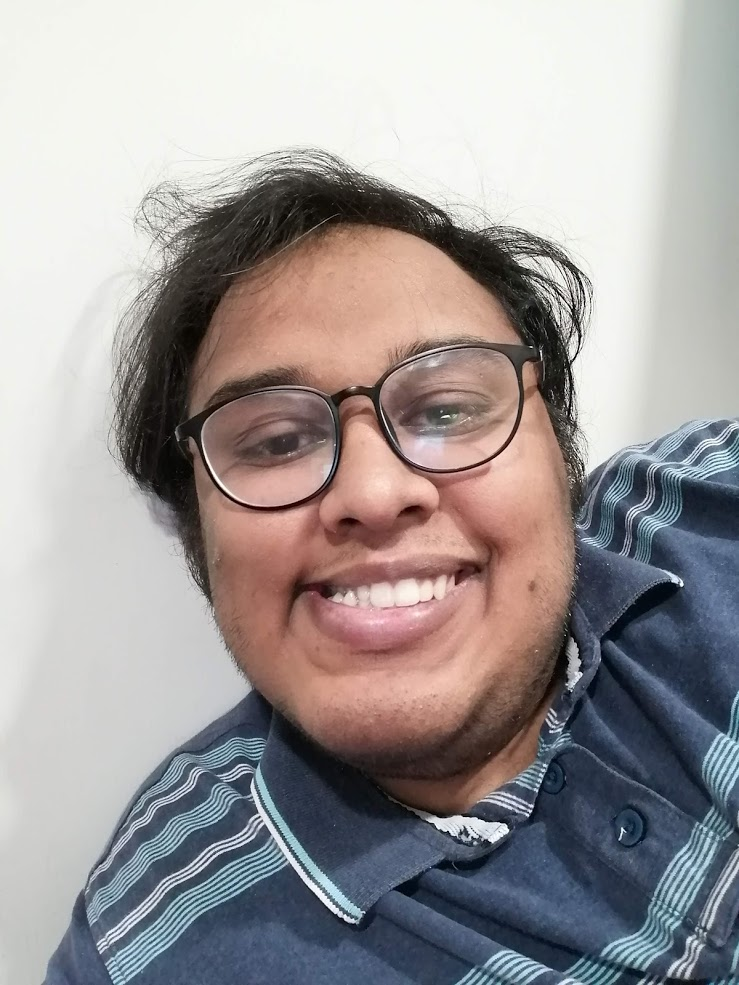
#> input picture 20100004_A3/img.jpg, 739 x 985 px
$ jupyter execute PART1.ipynb   (shell and % lines are left out)
#> lines starting #> are read from the running program, lines starting #| are printed output that depends on the picture; after the words box and inside, x2 and y2 are one past the last pixel; in counts of white or black regions, pixels touching at a corner belong together
## Computer Vision(CS 436, CS5310, EE513) Programming Assignment#3 Part#1

 Currently there are lots of professional cartoonizer applications available in the market but most of the them are not freeware, you don't need powerful rendering software or even years of experience to develop such an application(as you will see in this assignment) All you need is essentially a bilateral filter and some edge detection. You are allowed to use opencv for this assigment

 Step#1
 In this step we will be applying a bilateral filter on our input image. A bilateral filter is used for smoothening images and reducing noise, while preserving edges, because a bilateral filter smooths flat regions while keeping edges sharp, it is ideally suited to convert an RGB image into a cartoon. Unfortunately, bilateral filters are orders of magnitudes slower than other smoothing operators (e.g., Gaussian blur). Thus, if speed is important, it might be a good idea to operate on a down-scaled version of the original image first and then upscale it afterwards.

[cell 1]
#required imports
import matplotlib
from mpl_toolkits import mplot3d
from matplotlib import pyplot as plt
from matplotlib import cm
from matplotlib import image as mpimg
from matplotlib.pyplot import figure
import cv2
import numpy as np

[cell 2]
#TO DO
#step 1
#Use bilateral filter for edge-aware smoothing.


num_down = 5 # number of downsampling steps
num_bilateral = 5  # number of bilateral filtering steps

img = mpimg.imread("img.jpg")
#> img is the input picture: shape (985, 739, 3); mean R, G, B 158.7, 153.2, 153.4

img1 = img
# downsample image using Gaussian pyramid(see opencv 'pyrDown()' function)

for i in range(num_down):
    img1 = cv2.pyrDown(img1)
#> this loop made 5 passes
#> pass 2, `img1 = cv2.pyrDown(img1)`:
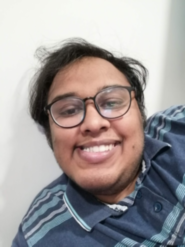
#> img1: shape (247, 185, 3); mean R, G, B 158.9, 153.4, 153.6
#> pass 3, `img1 = cv2.pyrDown(img1)`:
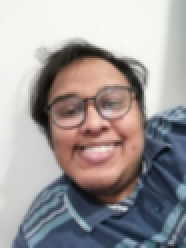
#> img1: shape (124, 93, 3) (shown 2 times larger); mean R, G, B 159, 153.7, 153.9
#> after the loop:
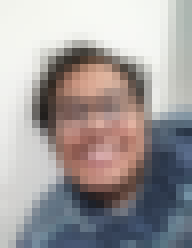
#> img1: shape (31, 24, 3) (shown 8 times larger); mean R, G, B 161.4, 156.3, 156.3
plt.imshow(img1)
# repeatedly apply small bilateral filter instead of
# applying one large filter
for i in range(num_bilateral):
    img1 = cv2.bilateralFilter(img1,d=9,sigmaColor=10,sigmaSpace=10) #9 is recommended for d from the documentation
for i in range(num_down):
    img1 = cv2.pyrUp(img1)
#> this loop made 5 passes
#> pass 1, `img1 = cv2.pyrUp(img1)`:
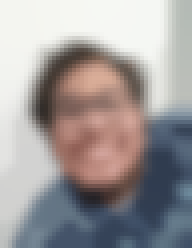
#> img1: shape (62, 48, 3) (shown 4 times larger); mean R, G, B 159.5, 154.6, 154.9
#> pass 3, `img1 = cv2.pyrUp(img1)`:
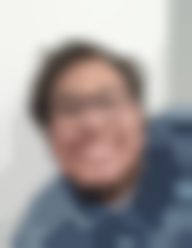
#> img1: shape (248, 192, 3); mean R, G, B 157.9, 153.1, 153.7
plt.imshow(img1)

# upsample image to original size (see opencv 'pyrUp()' function)

 Step#2
 In this step we will blur the original image. This is considered as a pre-processing step before we move on towards the edge detection step. We will apply a median filter on the image, which replaces each pixel value with the median value of all the pixels in a small neighborhood.

[cell 3]
#TO DO
#step 2
# convert to grayscale and apply median blur
grayImg = cv2.cvtColor(img,cv2.COLOR_RGB2GRAY)
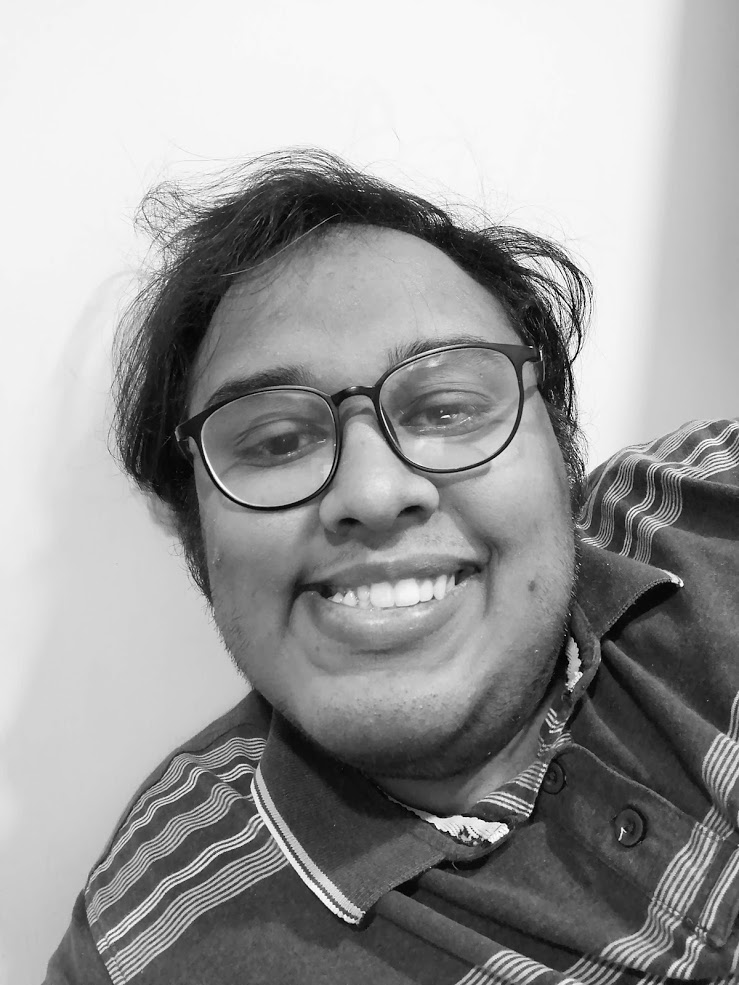
#> grayImg: shape (985, 739); min 0, max 255, mean 154.9
blurImg = cv2.medianBlur(grayImg,5)
plt.imshow(blurImg)

## Step#3

### In this step we will create an edge mask from the output produced in step#2 using adaptive thresholding

[cell 4]
#TO DO
#step 3
# detect and enhance edges(see opencv 'adaptiveThreshold()' function)
imgEdge = cv2.adaptiveThreshold(blurImg, 255,cv2.ADAPTIVE_THRESH_MEAN_C,cv2.THRESH_BINARY,blockSize=9,C=2)
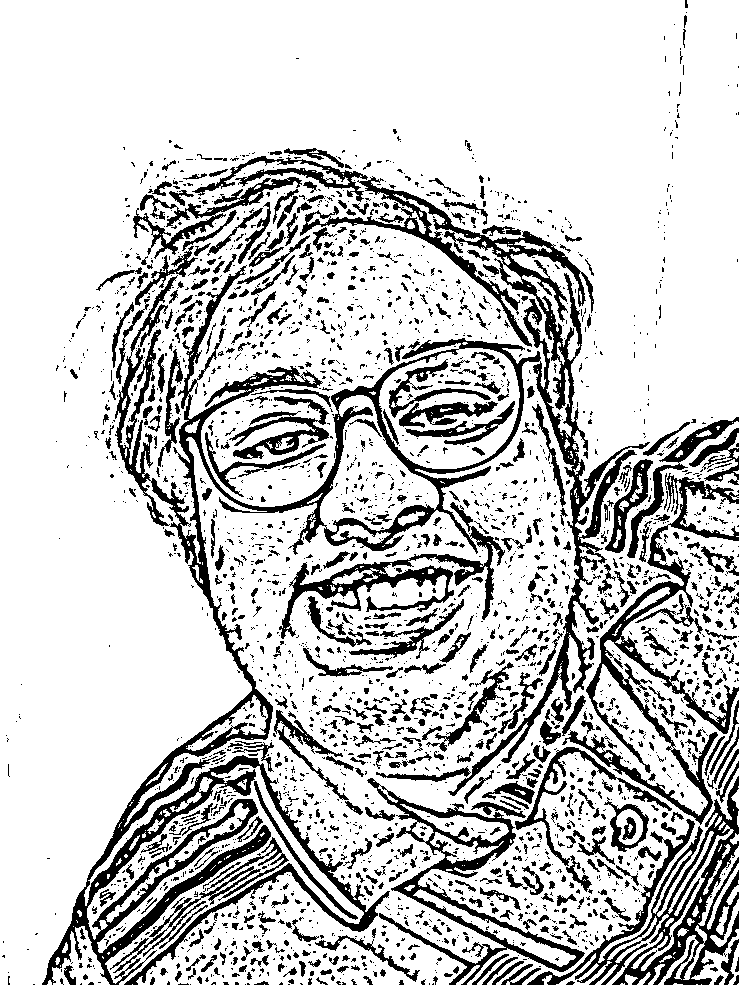
#> imgEdge: shape (985, 739); 79.4% white; 2784 black regions (2147 under 20 px), largest, box (x1, y1, x2, y2) and area: (42, 176, 650, 985) 52100, (527, 776, 739, 985) 9714, (562, 473, 739, 825) 8194
#Any value except 0 produces same result
plt.imshow(imgEdge)

## Final Step

### In this step we will combine the output produced in step#1 and step#3 using a bitwise and operator to produce our final output.(Note: You need to convert output from step#3 to color first)

[cell 5]
#TO DO
#Final Step
# convert back to color, bit-AND with color image
imgEdgeRGB = cv2.cvtColor(imgEdge, cv2.COLOR_GRAY2RGB)
imgEdgeRGB = cv2.resize(imgEdgeRGB,(img1.shape[1],img1.shape[0]))#Resizing the edges to the size of img1
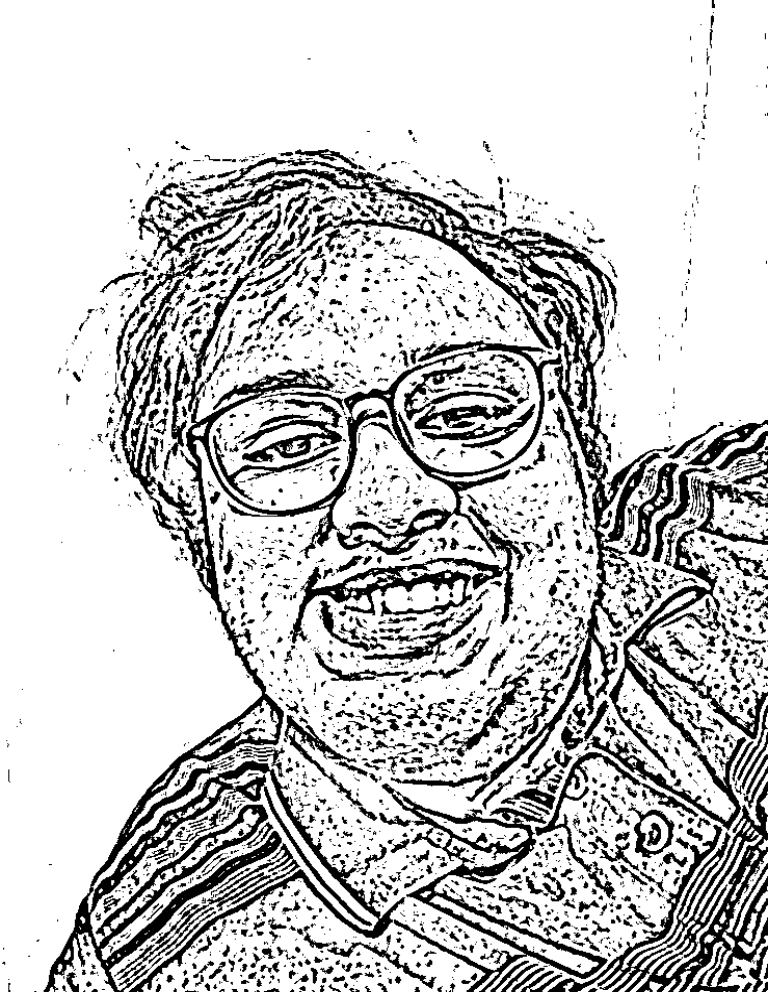
#> imgEdgeRGB: shape (992, 768, 3); min 0, max 255, mean 202.4
result = cv2.bitwise_and(imgEdgeRGB,img1)
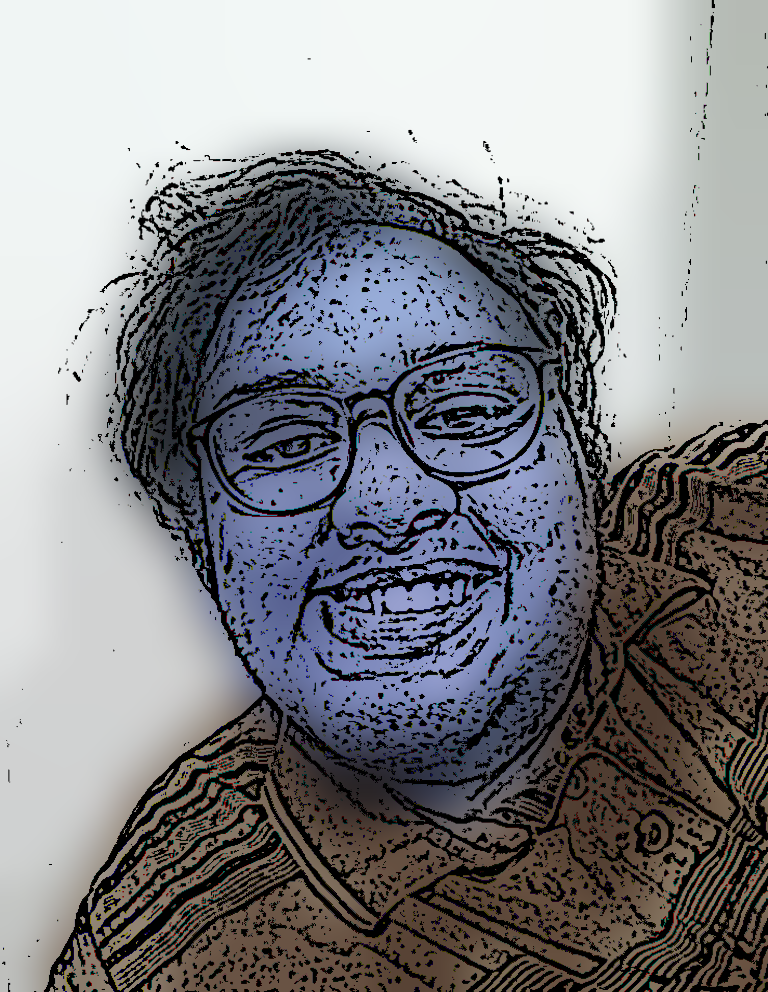
#> result: shape (992, 768, 3); mean B, G, R 134.1, 130.3, 129.9
# #show output
plt.imshow(result)
